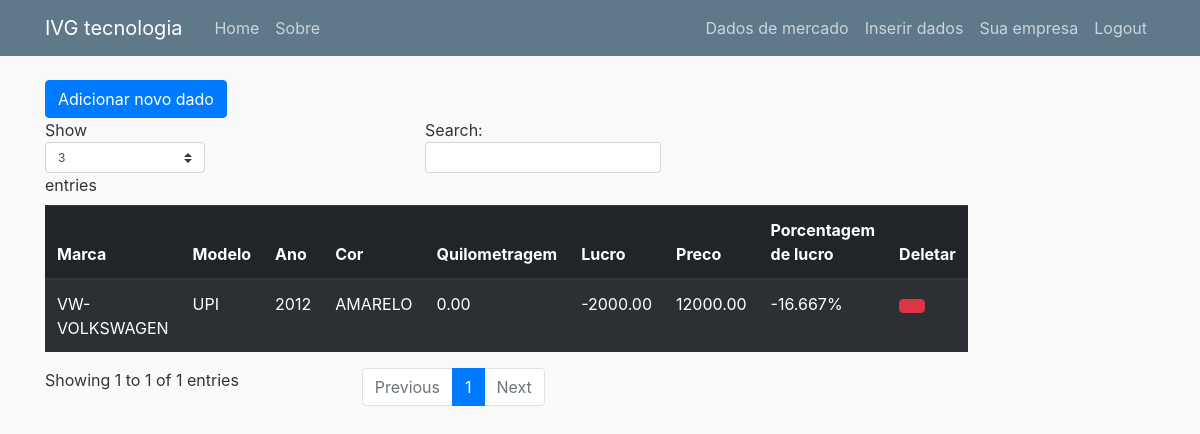
Page /Data/VisualMerc/ (signed in) on the earlier database version.
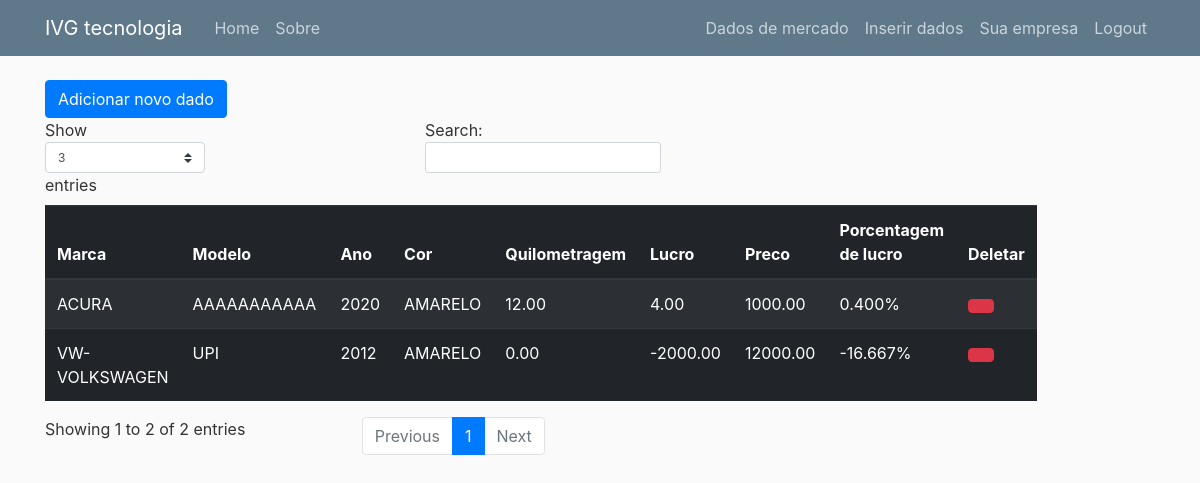
Same page on the later database version.
### data/models.py (models this page shows)
class DataDB(models.Model):
	marca=models.CharField(max_length = 30,error_messages={'required':'Favor inserir uma marca'})
	modelo=models.CharField(max_length = 60,error_messages={'required':'Favor inserir um modelo'})
	ano=models.IntegerField(
		validators=[MinValueValidator(1960,'Favor inserir acima 1960.'), MaxValueValidator(2023,'Favor inserir abaixo 2023.')],
		error_messages={'required':'Favor inserir uma ano'})
	localidade=models.CharField(max_length = 1,blank=False, null=False)
	status=models.CharField(max_length = 1,blank=False, null=False)
	cor=models.CharField(max_length= 20)
	combustivel=models.CharField(max_length = 1,blank=False, null=False)
	quilometragem=models.DecimalField(max_digits= 10,decimal_places=2,max_length= 12,
		validators=[MinValueValidator(0,'Não existe quilometragem negativa'),MaxValueValidator(99999999,'Favor inserir valor menor')],
		error_messages={'required':'Favor inserir a quilometragem','max_digits':'Favor inserir uma kilometragem menor.','decimal_places':'Favor so por 2 casas decimais.'})
	lucro=models.DecimalField(max_digits= 10,decimal_places=2,max_length= 12,
		validators=[MaxValueValidator(99999999,'Favor inserir valor menor')],
		error_messages={'required':'Favor inserir o lucro','max_digits':'Favor inserir um lucro menor.','decimal_places':'Favor so por 2 casas decimais.'})
	preco=models.DecimalField(max_digits= 10,decimal_places=2,max_length= 12,
		validators=[MinValueValidator(1000.00,'Favor inserir vendas acima de 1000 reais'),MaxValueValidator(99999999,'Favor inserir valor menor')],
		error_messages={'required':'Favor inserir o lucro','max_digits':'Favor inserir um lucro menor.','decimal_places':'Favor so por 2 casas decimais.'})
	margem_de_lucro=models.DecimalField(max_digits= 10,decimal_places=3,max_length= 12)
	data_postada = models.DateTimeField(default=timezone.now)
	autor = models.ForeignKey(User, on_delete=models.CASCADE)

### data/views.py (the view)
# urls.py: path('VisualMerc/', views.VisualizarMercado, name = 'data-VisualizarMercado'),
@login_required
def VisualizarMercado(request):
	query= DataDB.objects.all()
	return render(request, 'data/visualizarmercado.html', {'query': query})

### data/templates/data/visualizarmercado.html
{% extends "APP_IVG/layout.html" %}
{% block content %}
	<a href="{% url 'data-InsiraDado' %}" class="btn btn-primary">Adicionar novo dado</a></span>
	<table id="bootstrapdatatable" class="table table-striped table-dark" width="100%">
		<thead>
            <th>Marca</th>
            <th>Modelo</th>
            <th>Ano</th>
            <th>Cor</th>
            <th>Quilometragem</th>
            <th>Lucro</th>
            <th>Preco</th>
            <th>Porcentagem de lucro</th>
            <th>Deletar</th>
        </thead>
		{% for q in query %}
		<tr>
			<td> {{ q.marca }} </td>
			<td> {{ q.modelo }} </td>
			<td> {{ q.ano }} </td>
			<td> {{ q.cor }} </td>
			<td> {{ q.quilometragem }} </td>
			<td> {{ q.lucro }} </td>
			<td> {{ q.preco }} </td>
			<td> {{ q.margem_de_lucro }}%</td>
			<td><a href="{% url 'data-Deletar' q.id %}" class="btn btn-danger"></a></td>
		</tr>
		{% endfor %}
	</table>
{% endblock content %}

Differences in the rows shown:
added DataDB: marca "ACURA", modelo "AAAAAAAAAAA", ano "2020", cor "AMARELO", quilometragem "12.00", lucro "4.00", preco "1000.00", margem_de_lucro "0.400"
Other differences:
text written by a page script: "Show entries Search: Showing 1 to 1 of 1 entries Previous 1 Next" → "Show entries Search: Showing 1 to 2 of 2 entries Previous 1 Next"
